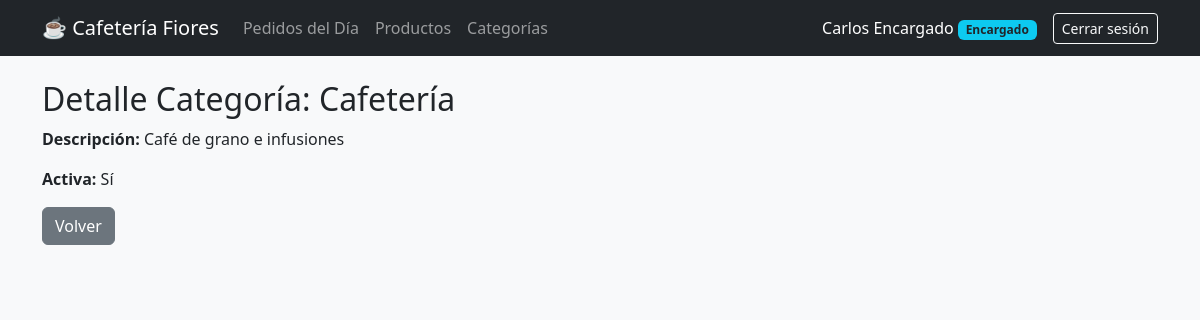
Screenshot of /gestion/categorias/1/ (signed in) with the database file from the repository.
### pedidos/models.py (models this page shows, shortened)
class Categoria(models.Model):
    nombre = models.CharField(max_length=50, unique=True)
    descripcion = models.TextField(blank=True)
    activa = models.BooleanField(default=True)
    class Meta:
        verbose_name = "Categoría"
        verbose_name_plural = "Categorías"
        ordering = ['nombre']

### pedidos/views.py (the view)
    @login_required
    def _wrapped_view(request, *args, **kwargs):
        if not request.user.is_staff:
            return HttpResponseForbidden("Acceso denegado: esta sección es exclusiva para encargados.")
        return view_func(request, *args, **kwargs)

### pedidos/context_processors.py (called while the page is built)
def carrito_contador(request):
    carrito = request.session.get('carrito', {})
    total_unidades = sum(item['cantidad'] for item in carrito.values())
    return {'carrito_unidades': total_unidades}

### pedidos/views.py (called while the page is built)
def encargado_requerido(view_func):
    @login_required
    def _wrapped_view(request, *args, **kwargs):
        if not request.user.is_staff:
            return HttpResponseForbidden("Acceso denegado: esta sección es exclusiva para encargados.")
        return view_func(request, *args, **kwargs)
    return _wrapped_view

@encargado_requerido
def categoria_detalle(request, pk):
    categoria = get_object_or_404(Categoria, pk=pk)
    return render(request, 'pedidos/categoria_detalle.html', {'categoria': categoria})

### pedidos/templates/pedidos/categoria_detalle.html
{% extends 'pedidos/base.html' %}
{% block content %}
<h2>Detalle Categoría: {{ categoria.nombre }}</h2>
<p><strong>Descripción:</strong> {{ categoria.descripcion|default:"Sin descripción" }}</p>
<p><strong>Activa:</strong> {{ categoria.activa|yesno:"Sí,No" }}</p>
<a href="{% url 'categoria_lista' %}" class="btn btn-secondary">Volver</a>
{% endblock %}

### pedidos/templates/pedidos/base.html (shortened to what this page needs)
<!DOCTYPE html>
<html lang="es">
<head>
    <link href="https://cdn.jsdelivr.net/npm/bootstrap@5.3.2/dist/css/bootstrap.min.css" rel="stylesheet">
</head>
<body class="bg-light">
<nav class="navbar navbar-expand-lg navbar-dark bg-dark mb-4">
    <div class="container">
        <a class="navbar-brand" href="{% url 'redireccion_rol' %}">☕ Cafetería Fiores</a>
        {% if user.is_authenticated %}
        <div class="collapse navbar-collapse">
            <ul class="navbar-nav me-auto">
                {% if user.is_staff %}
                    <li class="nav-item"><a class="nav-link" href="{% url 'encargado_pedidos' %}">Pedidos del Día</a></li>
                    <li class="nav-item"><a class="nav-link" href="{% url 'producto_lista' %}">Productos</a></li>
                    <li class="nav-item"><a class="nav-link" href="{% url 'categoria_lista' %}">Categorías</a></li>
                {% else %}
                    <li class="nav-item"><a class="nav-link" href="{% url 'catalogo' %}">Catálogo</a></li>
                    <li class="nav-item"><a class="nav-link" href="{% url 'ver_carrito' %}">Carrito ({{ carrito_unidades }})</a></li>
                    <li class="nav-item"><a class="nav-link" href="{% url 'mis_pedidos' %}">Mis Pedidos</a></li>
                {% endif %}
            </ul>
            <span class="navbar-text text-white me-3">
                {{ user.first_name|default:user.username }}
                <span class="badge bg-info text-dark">{% if user.is_staff %}Encargado{% else %}Cliente{% endif %}</span>
            </span>
            <form method="post" action="{% url 'logout' %}">
                <button class="btn btn-outline-light btn-sm" type="submit">Cerrar sesión</button>
            </form>
        </div>
        {% endif %}
    </div>
</nav>
<div class="container">
    {% block content %}{% endblock %}
</div>
</body>
</html>

### rows the page displays
Categoria: nombre "Cafetería", descripcion "Café de grano e infusiones", activa "Sí"

### other values shown
{{ user.first_name|default:user.username }} "Carlos Encargado"
